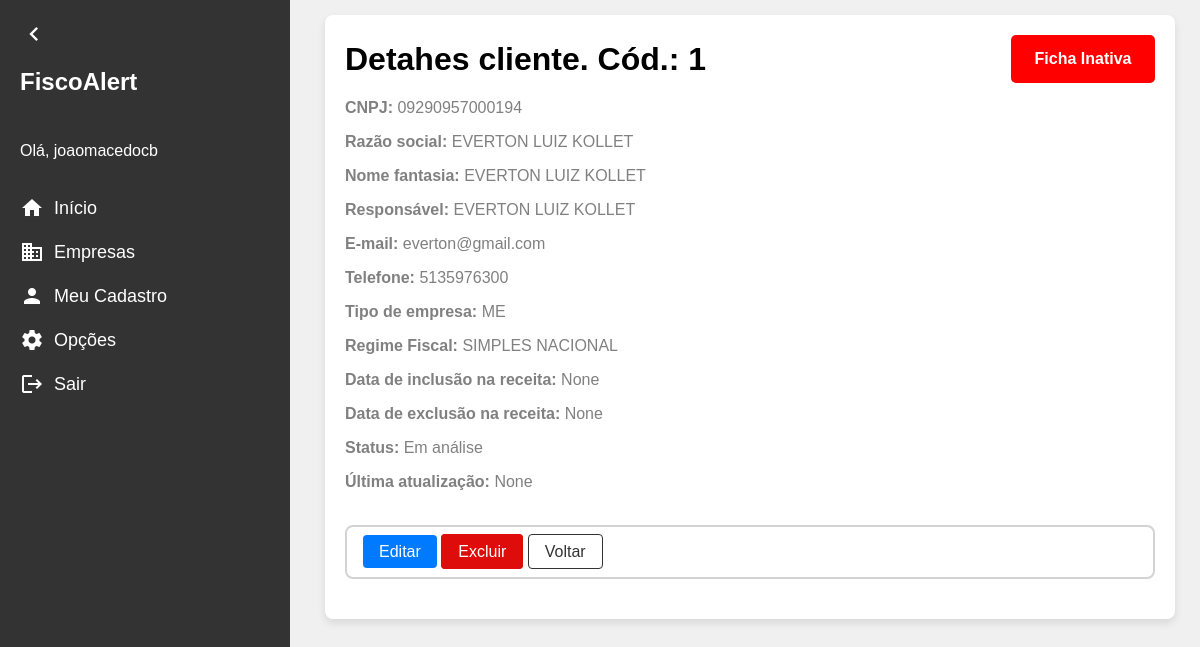
/cliente/1/ (signed in), run on the app's committed database.
### clientes/models.py (models this page shows, shortened)
class Cliente(models.Model):
    id = models.AutoField(primary_key=True)
    nome_fantasia = models.CharField(max_length=200)
    razao_social = models.CharField(max_length=200)
    cnpj = models.CharField(max_length=14, blank=True, null=True)
    responsavel_tecnico = models.CharField(max_length=50)
    email = models.CharField(max_length=200, blank=True, null=True)
    tipo_empresa = models.ForeignKey(TipoEmpresa, on_delete=models.PROTECT, related_name='tipo_empresa', blank= True, null= True)
    regime_fiscal = models.ForeignKey(RegimeFiscal, on_delete=models.PROTECT, related_name= 'regime_fiscal')
    data_inclusao = models.DateField(blank= True, null= True)
    data_exclusao = models.DateField(blank= True, null= True)
    ultima_atualizacao = models.DateTimeField(blank=True, null=True)
    status = models.CharField(max_length=20, blank= True, null= True)
    telefone = models.CharField(
        max_length=15, blank=True, null=True,
        validators=[
            RegexValidator(
                regex=r'^\d{10,11}$',
                message="O número de telefone deve conter apenas dígitos e ter 10 ou 11 dígitos."
            )
        ]
    )
    ativo = models.BooleanField(default=True)
    escritorio = models.ForeignKey(Escritorio, on_delete=models.PROTECT, related_name='escritorio', blank= True, null= True)

class TipoEmpresa(models.Model):
    id = models.AutoField(primary_key=True)
    nome = models.CharField(max_length=30)
    def __str__(self):
        return self.nome
    class Meta:
        verbose_name = "Tipo Empresa"
        verbose_name_plural = "Tipos Empresa"

class RegimeFiscal(models.Model):
    id = models.AutoField(primary_key=True)
    nome = models.CharField(max_length=30)
    def __str__(self):
        return self.nome
    class Meta:
        verbose_name = "Regime Fiscal"
        verbose_name_plural = "Regimes Fiscais"

### clientes/views.py (the view)
# urls.py: path('cliente/<int:pk>/', ClienteDetailView.as_view(), name = 'cliente_detalhe'),
@method_decorator(login_required, name='dispatch')
class ClienteDetailView(DetailView):
    model = Cliente
    template_name = 'cliente_detalhe.html'

### clientes/templates/cliente_detalhe.html (shortened to what this page needs)
{% extends "base.html" %}
{% block content %}
<div class="content">
    <div class="container container-detalhes">
        <div class="detalhes-header">
            <div class="title">Detahes cliente. Cód.: {{ object.id }}</div>
            <div class="{% if object.ativo %}ativo{% else %}inativo{% endif %}">Ficha
                {% if object.ativo == True %}Ativa
                {% else %}Inativa
                {% endif %}
            </div>
        </div>
        <p><strong>CNPJ: </strong>{{ object.cnpj }}</p>
        <p><strong>Razão social: </strong>{{ object.razao_social }}</p>
        <p><strong>Nome fantasia: </strong>{{ object.nome_fantasia }}</p>
        <p><strong>Responsável: </strong>{{ object.responsavel_tecnico }}</p>
        <p><strong>E-mail: </strong>{{ object.email}}</p>
        <p><strong>Telefone: </strong>{{ object.telefone }}</p>
        <p><strong>Tipo de empresa: </strong>{{ object.tipo_empresa }}</p>
        <p><strong>Regime Fiscal: </strong>{{ object.regime_fiscal }}</p>
        <p><strong>Data de inclusão na receita: </strong>{{ object.data_inclusao }}</p>
        <p><strong>Data de exclusão na receita: </strong>{{ object.data_exclusao }}</p>
        <p><strong>Status: </strong>{{ object.status }}</p>
        <p><strong>Última atualização: </strong>{{ object.ultima_atualizacao }}</p>
        <div class="actions">
            <div class="hub-clientes-detalhe">
                <a href="{% url 'cliente_update' pk=cliente.pk %}" class="botao-primario">Editar</a>
                <a href="{% url 'cliente_delete' pk=cliente.pk %}" class="botao-excluir">Excluir</a>
                <a href="{% url 'clientes' %}" class="botao-secundario">Voltar</a>
            </div>
        </div>
    </div>
</div>
{% endblock %}

### app/templates/base.html (shortened to what this page needs)
<!DOCTYPE html>
<html lang="pt-BR">
<head>
</head>
<body>
    <nav class="sidebar collapsed" id="sidebar">
        <span class="material-icons toggle-btn" onclick="toggleSidebar()">chevron_left</span>
        <span class="logo">FiscoAlert</span>
        <div class="menu">
            {% if user.is_authenticated %}
            <p>Olá, {{ user.username }}</p>
            {% endif %}
            <a href="#">
                <span class="material-icons">home</span>
                <span class="text">Início</span>
            </a>
            <a href="{% url 'clientes' %}">
                <span class="material-icons">business</span>
                <span class="text">Empresas</span>
            </a>
            <a href="{% url 'escritorio_detalhes' id=1 %}">
                <span class="material-icons">person</span>
                <span class="text">Meu Cadastro</span>
            </a>
            <a href="#">
                <span class="material-icons">settings</span>
                <span class="text">Opções</span>
            </a>
            <a href="{% url 'logout' %}">
                <span class="material-icons">logout</span>
                <span class="text">Sair</span>
            </a>
        </div>
    </nav>
    {% block content %}
    {% endblock %}
</body>
</html>

### app/templates/base.html (style rules this page uses)
body { font-family: Arial, sans-serif; margin: 0; padding: 0; background-color: #f0f0f0; display: flex; }
.sidebar { width: 250px; background-color: #333; color: white; display: flex; align-items: flex-start; flex-direction: column; padding: 20px; height: 100vh; position: fixed; left: 0; top: 0; transition: width 0.2s; overflow: hidden; }
.sidebar .logo { font-size: 24px; font-weight: bold; margin-bottom: 30px; white-space: nowrap; overflow: hidden; transition: opacity 0.2s; }
.sidebar .menu { display: flex; flex-direction: column; gap: 20px; }
.sidebar .menu a { color: white; text-decoration: none; display: flex; align-items: center; gap: 10px; font-size: 18px; white-space: nowrap; overflow: hidden; transition: opacity 0.2s; }
.toggle-btn { font-size: 28px; cursor: pointer; color: white; margin-bottom: 20px; align-self: flex-start; transition: transform 0.2s; }
.content { display: flex; justify-content: center; margin-left: 270px; padding-left: 30px; padding-top: 15px; width: calc(100% - 270px); }
.container { width: 90%; background-color: white; padding: 20px; box-shadow: 0 4px 8px rgba(0, 0, 0, 0.1); border-radius: 8px; }
.title { display: flex; align-items: center; font-size: 32px; font-weight: bold; margin-bottom: 0; }
.container p { margin-bottom: 32px; color: grey; }
.actions { display: flex; justify-content: space-between; margin-bottom: 20px; }
.botao-primario { padding: 8px 16px; font-size: 16px; color: white; background-color: #007bff; border: none; border-radius: 4px; cursor: pointer; text-decoration: none; text-align: center; }
.botao-secundario { text-decoration: none; padding: 8px 16px; font-size: 16px; color: #333; background-color: #ffffff; border: #333 1px solid; border-radius: 4px; cursor: pointer; }
.botao-excluir { padding: 8px 16px; font-size: 16px; color: #ffffff; background-color: #df0c0c; border: #df0c0c 1px solid; border-radius: 4px; cursor: pointer; }
.detalhes-header { display: flex; justify-content: space-between; }
.container-detalhes p { margin-bottom: 2px; }
.hub-clientes-detalhe { width: 100%; border: lightgrey 2px solid; border-radius: 8px; padding: 1rem; margin-top: 2rem; }
.hub-clientes-detalhe a { text-decoration: none; }
.inativo { background-color: red; color: white; width: 8rem; height: 2rem; padding: 0.5rem 0.5rem; border-radius: 5px; text-align: center; font-weight: bold; display: flex; align-items: center; justify-content: center; }

### data on the page
Cliente: id "1", cnpj "09290957000194", razao_social "EVERTON LUIZ KOLLET", nome_fantasia "EVERTON LUIZ KOLLET", responsavel_tecnico "EVERTON LUIZ KOLLET", email "everton@gmail.com", telefone "5135976300", tipo_empresa "ME", regime_fiscal "SIMPLES NACIONAL", data_inclusao "None", data_exclusao "None", status "Em análise", ultima_atualizacao "None"

### other printed values
{{ user.username }} "joaomacedocb"
